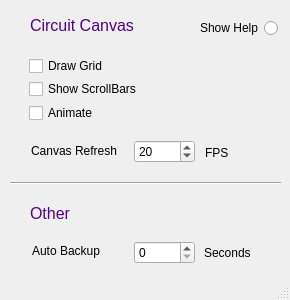
<?xml version="1.0" encoding="UTF-8"?>
<ui version="4.0">
 <class>CircProp</class>
 <widget class="QDialog" name="CircProp">
  <property name="geometry">
   <rect>
    <x>0</x>
    <y>0</y>
    <width>290</width>
    <height>300</height>
   </rect>
  </property>
  <property name="sizePolicy">
   <sizepolicy hsizetype="Preferred" vsizetype="Preferred">
    <horstretch>0</horstretch>
    <verstretch>0</verstretch>
   </sizepolicy>
  </property>
  <property name="minimumSize">
   <size>
    <width>290</width>
    <height>300</height>
   </size>
  </property>
  <property name="maximumSize">
   <size>
    <width>600</width>
    <height>300</height>
   </size>
  </property>
  <property name="windowTitle">
   <string>Circuit</string>
  </property>
  <property name="locale">
   <locale language="Spanish" country="Spain"/>
  </property>
  <property name="sizeGripEnabled">
   <bool>true</bool>
  </property>
  <widget class="Line" name="line">
   <property name="geometry">
    <rect>
     <x>10</x>
     <y>173</y>
     <width>271</width>
     <height>20</height>
    </rect>
   </property>
   <property name="orientation">
    <enum>Qt::Horizontal</enum>
   </property>
  </widget>
  <widget class="QSpinBox" name="backup">
   <property name="geometry">
    <rect>
     <x>134</x>
     <y>241</y>
     <width>61</width>
     <height>23</height>
    </rect>
   </property>
   <property name="minimum">
    <number>0</number>
   </property>
   <property name="maximum">
    <number>999</number>
   </property>
  </widget>
  <widget class="QLabel" name="stepLabel">
   <property name="geometry">
    <rect>
     <x>32</x>
     <y>240</y>
     <width>85</width>
     <height>21</height>
    </rect>
   </property>
   <property name="text">
    <string>Auto Backup</string>
   </property>
  </widget>
  <widget class="QLabel" name="label_4">
   <property name="geometry">
    <rect>
     <x>30</x>
     <y>10</y>
     <width>151</width>
     <height>31</height>
    </rect>
   </property>
   <property name="palette">
    <palette>
     <active>
      <colorrole role="WindowText">
       <brush brushstyle="SolidPattern">
        <color alpha="255">
         <red>85</red>
         <green>0</green>
         <blue>127</blue>
        </color>
       </brush>
      </colorrole>
      <colorrole role="Text">
       <brush brushstyle="SolidPattern">
        <color alpha="255">
         <red>0</red>
         <green>0</green>
         <blue>0</blue>
        </color>
       </brush>
      </colorrole>
     </active>
     <inactive>
      <colorrole role="WindowText">
       <brush brushstyle="SolidPattern">
        <color alpha="255">
         <red>85</red>
         <green>0</green>
         <blue>127</blue>
        </color>
       </brush>
      </colorrole>
      <colorrole role="Text">
       <brush brushstyle="SolidPattern">
        <color alpha="255">
         <red>0</red>
         <green>0</green>
         <blue>0</blue>
        </color>
       </brush>
      </colorrole>
     </inactive>
     <disabled>
      <colorrole role="WindowText">
       <brush brushstyle="SolidPattern">
        <color alpha="255">
         <red>190</red>
         <green>190</green>
         <blue>190</blue>
        </color>
       </brush>
      </colorrole>
      <colorrole role="Text">
       <brush brushstyle="SolidPattern">
        <color alpha="255">
         <red>190</red>
         <green>190</green>
         <blue>190</blue>
        </color>
       </brush>
      </colorrole>
     </disabled>
    </palette>
   </property>
   <property name="font">
    <font>
     <pointsize>12</pointsize>
    </font>
   </property>
   <property name="text">
    <string>Circuit Canvas</string>
   </property>
   <property name="alignment">
    <set>Qt::AlignLeading|Qt::AlignLeft|Qt::AlignVCenter</set>
   </property>
  </widget>
  <widget class="QLabel" name="label_8">
   <property name="geometry">
    <rect>
     <x>30</x>
     <y>198</y>
     <width>231</width>
     <height>31</height>
    </rect>
   </property>
   <property name="palette">
    <palette>
     <active>
      <colorrole role="WindowText">
       <brush brushstyle="SolidPattern">
        <color alpha="255">
         <red>85</red>
         <green>0</green>
         <blue>127</blue>
        </color>
       </brush>
      </colorrole>
      <colorrole role="Text">
       <brush brushstyle="SolidPattern">
        <color alpha="255">
         <red>0</red>
         <green>0</green>
         <blue>0</blue>
        </color>
       </brush>
      </colorrole>
     </active>
     <inactive>
      <colorrole role="WindowText">
       <brush brushstyle="SolidPattern">
        <color alpha="255">
         <red>85</red>
         <green>0</green>
         <blue>127</blue>
        </color>
       </brush>
      </colorrole>
      <colorrole role="Text">
       <brush brushstyle="SolidPattern">
        <color alpha="255">
         <red>0</red>
         <green>0</green>
         <blue>0</blue>
        </color>
       </brush>
      </colorrole>
     </inactive>
     <disabled>
      <colorrole role="WindowText">
       <brush brushstyle="SolidPattern">
        <color alpha="255">
         <red>190</red>
         <green>190</green>
         <blue>190</blue>
        </color>
       </brush>
      </colorrole>
      <colorrole role="Text">
       <brush brushstyle="SolidPattern">
        <color alpha="255">
         <red>190</red>
         <green>190</green>
         <blue>190</blue>
        </color>
       </brush>
      </colorrole>
     </disabled>
    </palette>
   </property>
   <property name="font">
    <font>
     <pointsize>12</pointsize>
    </font>
   </property>
   <property name="text">
    <string>Other</string>
   </property>
   <property name="alignment">
    <set>Qt::AlignLeading|Qt::AlignLeft|Qt::AlignVCenter</set>
   </property>
  </widget>
  <widget class="QTextEdit" name="helpText">
   <property name="geometry">
    <rect>
     <x>300</x>
     <y>11</y>
     <width>291</width>
     <height>278</height>
    </rect>
   </property>
   <property name="acceptDrops">
    <bool>false</bool>
   </property>
   <property name="html">
    <string>&lt;!DOCTYPE HTML PUBLIC &quot;-//W3C//DTD HTML 4.0//EN&quot; &quot;http://www.w3.org/TR/REC-html40/strict.dtd&quot;&gt;
&lt;html&gt;&lt;head&gt;&lt;meta name=&quot;qrichtext&quot; content=&quot;1&quot; /&gt;&lt;style type=&quot;text/css&quot;&gt;
p, li { white-space: pre-wrap; }
&lt;/style&gt;&lt;/head&gt;&lt;body style=&quot; font-family:'Sans Serif'; font-size:9pt; font-weight:400; font-style:normal;&quot;&gt;
&lt;p style=&quot; margin-top:0px; margin-bottom:0px; margin-left:0px; margin-right:0px; -qt-block-indent:0; text-indent:0px;&quot;&gt;Property: (default value)&lt;/p&gt;
&lt;p style=&quot;-qt-paragraph-type:empty; margin-top:0px; margin-bottom:0px; margin-left:0px; margin-right:0px; -qt-block-indent:0; text-indent:0px;&quot;&gt;&lt;br /&gt;&lt;/p&gt;
&lt;p style=&quot; margin-top:0px; margin-bottom:0px; margin-left:0px; margin-right:0px; -qt-block-indent:0; text-indent:0px;&quot;&gt;- Show Grid: (true)&lt;/p&gt;
&lt;p style=&quot; margin-top:0px; margin-bottom:0px; margin-left:0px; margin-right:0px; -qt-block-indent:0; text-indent:0px;&quot;&gt;   Global Property, applies to all circuits.&lt;/p&gt;
&lt;p style=&quot;-qt-paragraph-type:empty; margin-top:0px; margin-bottom:0px; margin-left:0px; margin-right:0px; -qt-block-indent:0; text-indent:0px;&quot;&gt;&lt;br /&gt;&lt;/p&gt;
&lt;p style=&quot; margin-top:0px; margin-bottom:0px; margin-left:0px; margin-right:0px; -qt-block-indent:0; text-indent:0px;&quot;&gt;- Show Scrollbar: (false)&lt;/p&gt;
&lt;p style=&quot; margin-top:0px; margin-bottom:0px; margin-left:0px; margin-right:0px; -qt-block-indent:0; text-indent:0px;&quot;&gt;   Global Property, applies to all circuits.&lt;/p&gt;
&lt;p style=&quot;-qt-paragraph-type:empty; margin-top:0px; margin-bottom:0px; margin-left:0px; margin-right:0px; -qt-block-indent:0; text-indent:0px;&quot;&gt;&lt;br /&gt;&lt;/p&gt;
&lt;p style=&quot; margin-top:0px; margin-bottom:0px; margin-left:0px; margin-right:0px; -qt-block-indent:0; text-indent:0px;&quot;&gt;- Animate: (false)&lt;/p&gt;
&lt;p style=&quot; margin-top:0px; margin-bottom:0px; margin-left:0px; margin-right:0px; -qt-block-indent:0; text-indent:0px;&quot;&gt;   Wires will get Red if Volts&amp;gt;2.5, Blue if not.&lt;/p&gt;
&lt;p style=&quot;-qt-paragraph-type:empty; margin-top:0px; margin-bottom:0px; margin-left:0px; margin-right:0px; -qt-block-indent:0; text-indent:0px;&quot;&gt;&lt;br /&gt;&lt;/p&gt;
&lt;p style=&quot; margin-top:0px; margin-bottom:0px; margin-left:0px; margin-right:0px; -qt-block-indent:0; text-indent:0px;&quot;&gt;- Canvas Refresh: (20)&lt;/p&gt;
&lt;p style=&quot; margin-top:0px; margin-bottom:0px; margin-left:0px; margin-right:0px; -qt-block-indent:0; text-indent:0px;&quot;&gt;   Graphical refresh in frames per second.&lt;/p&gt;
&lt;p style=&quot;-qt-paragraph-type:empty; margin-top:0px; margin-bottom:0px; margin-left:0px; margin-right:0px; -qt-block-indent:0; text-indent:0px;&quot;&gt;&lt;br /&gt;&lt;/p&gt;
&lt;p style=&quot; margin-top:0px; margin-bottom:0px; margin-left:0px; margin-right:0px; -qt-block-indent:0; text-indent:0px;&quot;&gt;- Auto Backup Secs: (15)&lt;/p&gt;
&lt;p style=&quot; margin-top:0px; margin-bottom:0px; margin-left:0px; margin-right:0px; -qt-block-indent:0; text-indent:0px;&quot;&gt;   Time interval in seconds for Circuit to check for changes.&lt;/p&gt;
&lt;p style=&quot; margin-top:0px; margin-bottom:0px; margin-left:0px; margin-right:0px; -qt-block-indent:0; text-indent:0px;&quot;&gt;   Save Circuit backup if there are changes.&lt;/p&gt;
&lt;p style=&quot; margin-top:0px; margin-bottom:0px; margin-left:0px; margin-right:0px; -qt-block-indent:0; text-indent:0px;&quot;&gt;   Setting time to 0 disables Auto Backup.&lt;/p&gt;&lt;/body&gt;&lt;/html&gt;</string>
   </property>
   <property name="textInteractionFlags">
    <set>Qt::TextSelectableByKeyboard|Qt::TextSelectableByMouse</set>
   </property>
  </widget>
  <widget class="QRadioButton" name="helpButton">
   <property name="geometry">
    <rect>
     <x>178</x>
     <y>18</y>
     <width>100</width>
     <height>20</height>
    </rect>
   </property>
   <property name="layoutDirection">
    <enum>Qt::RightToLeft</enum>
   </property>
   <property name="text">
    <string>Show Help</string>
   </property>
  </widget>
  <widget class="QLabel" name="label_5">
   <property name="geometry">
    <rect>
     <x>204</x>
     <y>246</y>
     <width>59</width>
     <height>14</height>
    </rect>
   </property>
   <property name="text">
    <string>Seconds</string>
   </property>
  </widget>
  <widget class="QCheckBox" name="drawGrid">
   <property name="geometry">
    <rect>
     <x>29</x>
     <y>56</y>
     <width>100</width>
     <height>20</height>
    </rect>
   </property>
   <property name="text">
    <string>Draw Grid</string>
   </property>
  </widget>
  <widget class="QCheckBox" name="showScroll">
   <property name="geometry">
    <rect>
     <x>29</x>
     <y>79</y>
     <width>134</width>
     <height>20</height>
    </rect>
   </property>
   <property name="text">
    <string>Show ScrollBars</string>
   </property>
  </widget>
  <widget class="QCheckBox" name="animate">
   <property name="geometry">
    <rect>
     <x>29</x>
     <y>103</y>
     <width>100</width>
     <height>20</height>
    </rect>
   </property>
   <property name="text">
    <string>Animate</string>
   </property>
  </widget>
  <widget class="QLabel" name="label">
   <property name="geometry">
    <rect>
     <x>31</x>
     <y>143</y>
     <width>96</width>
     <height>16</height>
    </rect>
   </property>
   <property name="text">
    <string>Canvas Refresh</string>
   </property>
  </widget>
  <widget class="QSpinBox" name="fps">
   <property name="geometry">
    <rect>
     <x>134</x>
     <y>140</y>
     <width>61</width>
     <height>23</height>
    </rect>
   </property>
   <property name="minimum">
    <number>1</number>
   </property>
   <property name="maximum">
    <number>100</number>
   </property>
   <property name="value">
    <number>20</number>
   </property>
  </widget>
  <widget class="QLabel" name="label_2">
   <property name="geometry">
    <rect>
     <x>205</x>
     <y>146</y>
     <width>59</width>
     <height>14</height>
    </rect>
   </property>
   <property name="text">
    <string>FPS</string>
   </property>
  </widget>
 </widget>
 <tabstops>
  <tabstop>backup</tabstop>
  <tabstop>helpText</tabstop>
 </tabstops>
 <resources/>
 <connections/>
 <designerdata>
  <property name="gridDeltaX">
   <number>5</number>
  </property>
  <property name="gridDeltaY">
   <number>5</number>
  </property>
  <property name="gridSnapX">
   <bool>false</bool>
  </property>
  <property name="gridSnapY">
   <bool>false</bool>
  </property>
  <property name="gridVisible">
   <bool>true</bool>
  </property>
 </designerdata>
</ui>
